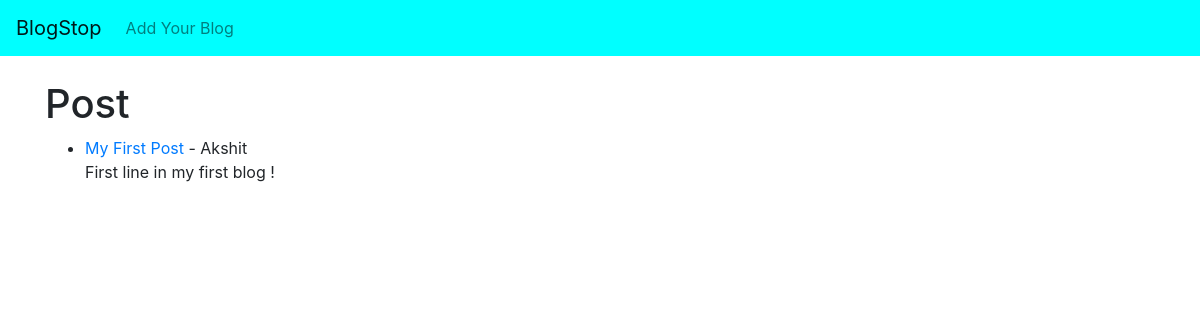
/, run on an earlier commit of the app's database.
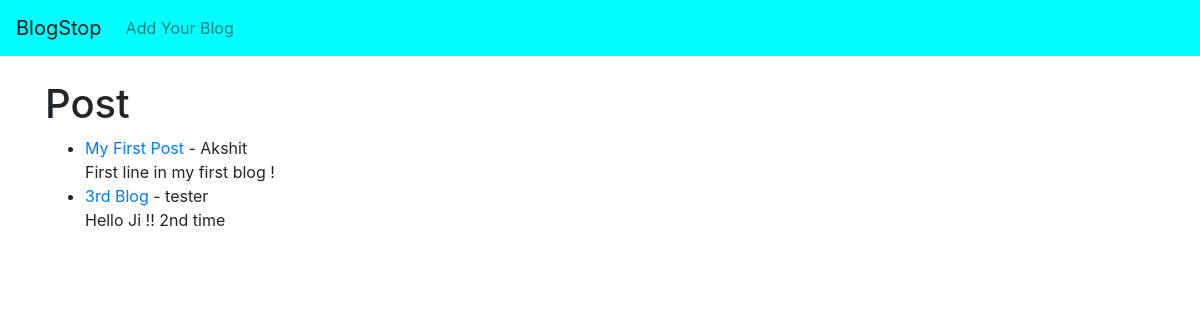
And on a later commit of the database.
### blog/models.py (models this page shows, shortened)
class Post(models.Model):
    title = models.CharField(max_length=250)
    author = models.ForeignKey(User, on_delete=models.CASCADE)
    body = models.TextField()

### blog/views.py (the view)
# urls.py: path('', HomeView.as_view(), name='home'),
class HomeView(ListView):
    model = Post
    template_name = 'home.html'

### blog/templates/home.html
{% extends 'base.html' %}
{% block content %}
<h1>Post</h1>
<ul>
{% for post in object_list %}
    <li><a href="{% url 'postdetails' post.pk %}">{{post.title}}</a> - {{post.author.first_name}}</br>
    {{post.body}}</li>
{% endfor %}
</ul>
{% endblock %}

What changed in the data, as far as the page shows it:
added Post: title "3rd Blog", author.first_name "tester", body "Hello Ji !! 2nd time"
